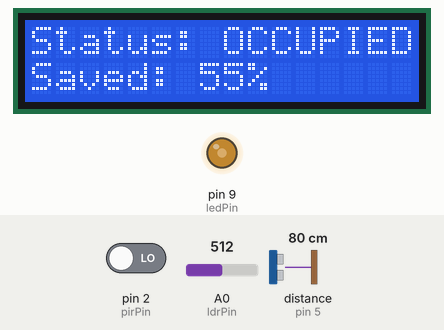
Bench run of a sketch on a simulated Arduino Uno, built with avr-gcc and run on an emulated ATmega328P. On the bench: 16×2 character LCD, output pins drawn as LEDs (lit = HIGH). Wiring (inferred from the names in the program): ultrasonic range finder: trigger pin 4; echo pin 5. The test bench sets the inputs (shaded band); at power-on: distance to the obstacle (sensor on pin 5) 80 cm, A0 (ldrPin) = 512, pin 2 (pirPin) LOW. The echo pulse lasts 58.3 µs per cm; pins used as bus, display or sensor lines are not drawn.

Above: at 2.7 s.
2.8 s: distance to the obstacle (sensor on pin 5) set to 120 cm
At 4.1 s:
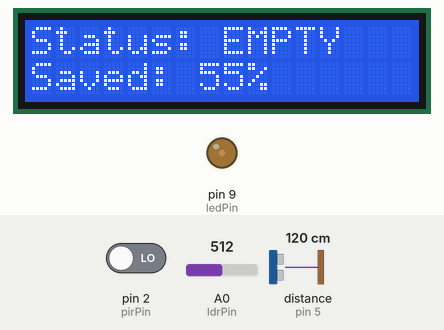
4.5 s: A0 (ldrPin) set to 716
At 5.8 s:
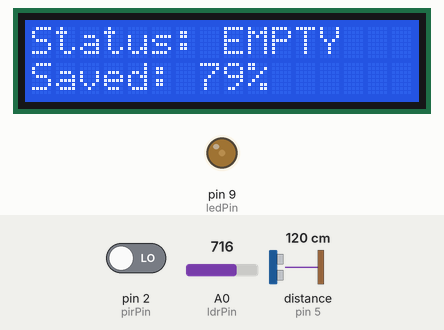
6.1 s: pin 2 (pirPin) driven HIGH
At 6.8 s:
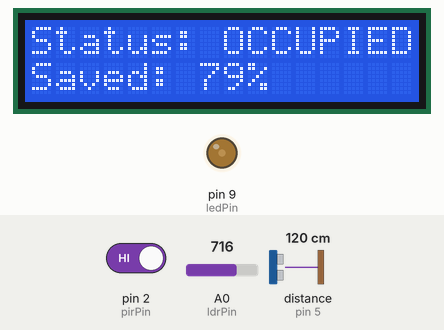
7.8 s: A0 (ldrPin) set to 306
At 8.7 s:
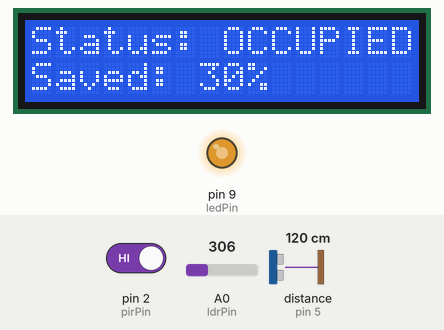
9.4 s: A0 (ldrPin) set to 122
At 10.6 s:
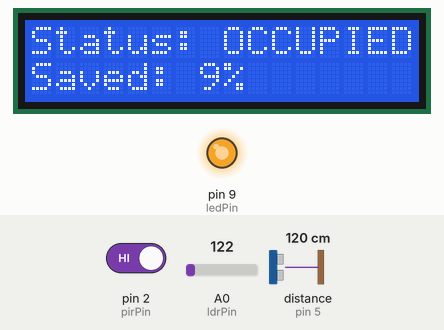
11.1 s: A0 (ldrPin) set to 900
At 12.4 s:
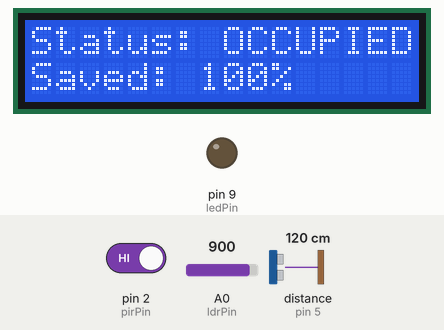
Timing chart, 0 to 13.7 s (numbered marks = the images above; inputs shaded):
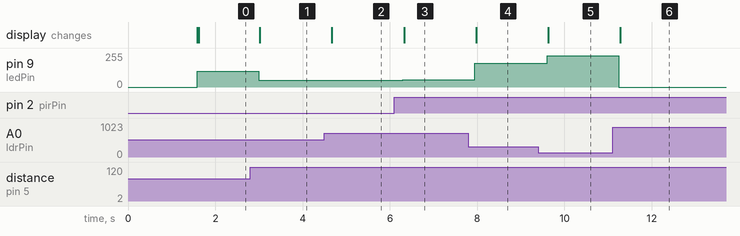

The sketch:

Smart_Lighting.ino
```cpp
#include <Adafruit_LiquidCrystal.h>

// Initialize the LCD (I2C address 0)
Adafruit_LiquidCrystal lcd(0);

// --- Pin Definitions ---
int pirPin = 2;
int ledPin = 9;
int ldrPin = A0;
int trigPin = 4;
int echoPin = 5;

// --- Variables ---
int motionState = 0;
int ldrValue = 0;
int targetBrightness = 0;
long duration;
int distance;
unsigned long lastPresenceTime = 0;
const unsigned long timeoutPeriod = 5000;

void setup() {
  pinMode(pirPin, INPUT);
  pinMode(ledPin, OUTPUT);
  pinMode(trigPin, OUTPUT);
  pinMode(echoPin, INPUT);
  Serial.begin(9600);

  // Start the LCD
  lcd.begin(16, 2);
  lcd.setCursor(0, 0);
  lcd.print("IIoT System Init");
  delay(1500);
  lcd.clear();
}

void loop() {
  motionState = digitalRead(pirPin);
  ldrValue = analogRead(ldrPin);

  digitalWrite(trigPin, LOW);
  delayMicroseconds(2);
  digitalWrite(trigPin, HIGH);
  delayMicroseconds(10);
  digitalWrite(trigPin, LOW);
  duration = pulseIn(echoPin, HIGH);
  distance = duration * 0.034 / 2;

  targetBrightness = map(ldrValue, 50, 900, 255, 0);
  targetBrightness = constrain(targetBrightness, 0, 255);

  bool isPresent = false;
  if (motionState == HIGH || (distance > 0 && distance < 100)) {
    isPresent = true;
    lastPresenceTime = millis();
  }

  if (isPresent) {
    analogWrite(ledPin, targetBrightness);
  } else {
    if (millis() - lastPresenceTime > timeoutPeriod) {
      analogWrite(ledPin, 0);
      targetBrightness = 0;
    } else {
      analogWrite(ledPin, 50);
    }
  }

  int energySaved = map(targetBrightness, 0, 255, 100, 0);

  // --- Dashboard Display Logic ---
  lcd.setCursor(0, 0);
  if (isPresent) {
    lcd.print("Status: OCCUPIED");
  } else {
    lcd.print("Status: EMPTY   ");
  }

  lcd.setCursor(0, 1);
  lcd.print("Saved: ");
  lcd.print(energySaved);
  lcd.print("%   "); // Extra spaces to clear old numbers

  delay(200);
}
```

Measured:
- after the input at 2.8 s, pin 9 (ledPin): 117/255 → 50/255 after 0.19 s; the display: changes after 0.22 s (image 1)
- after the input at 4.5 s, the display: changes after 0.17 s (image 2)
- after the input at 6.1 s, pin 9 (ledPin): 50/255 → 56/255 after 0.20 s; the display: changes after 0.23 s (image 3)
- after the input at 7.8 s, pin 9 (ledPin): 56/255 → 179/255 after 0.15 s; the display: changes after 0.18 s (image 4)
- after the input at 9.4 s, pin 9 (ledPin): 179/255 → 234/255 after 0.20 s; the display: changes after 0.23 s (image 5)
- after the input at 11.1 s, pin 9 (ledPin): 234/255 → 0/255 after 0.15 s; the display: changes after 0.18 s (image 6)
